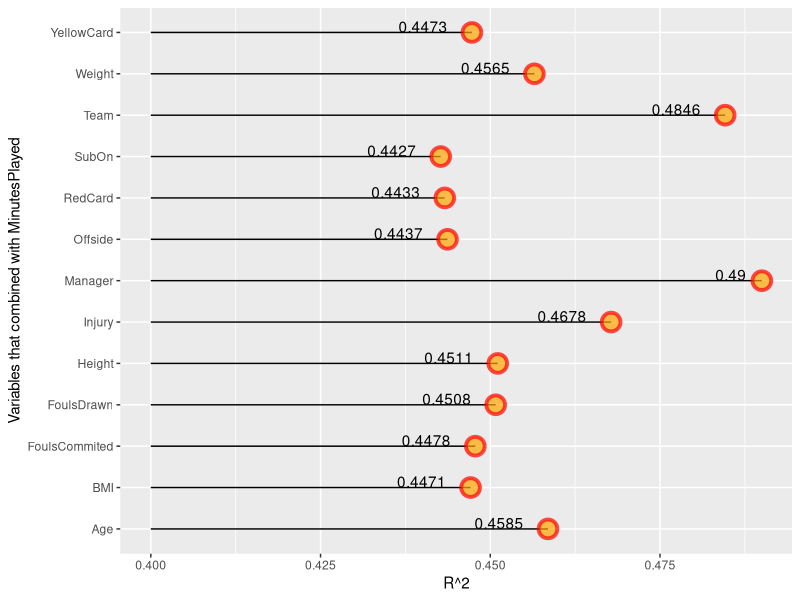
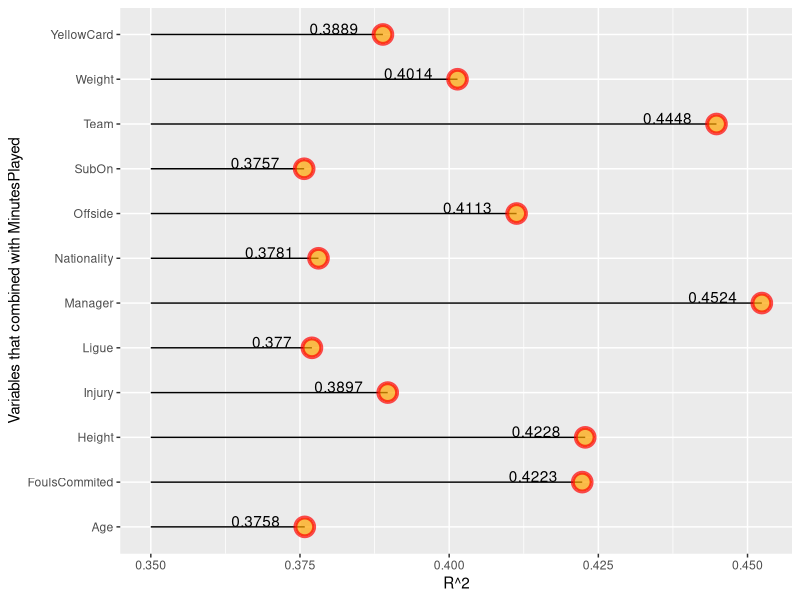
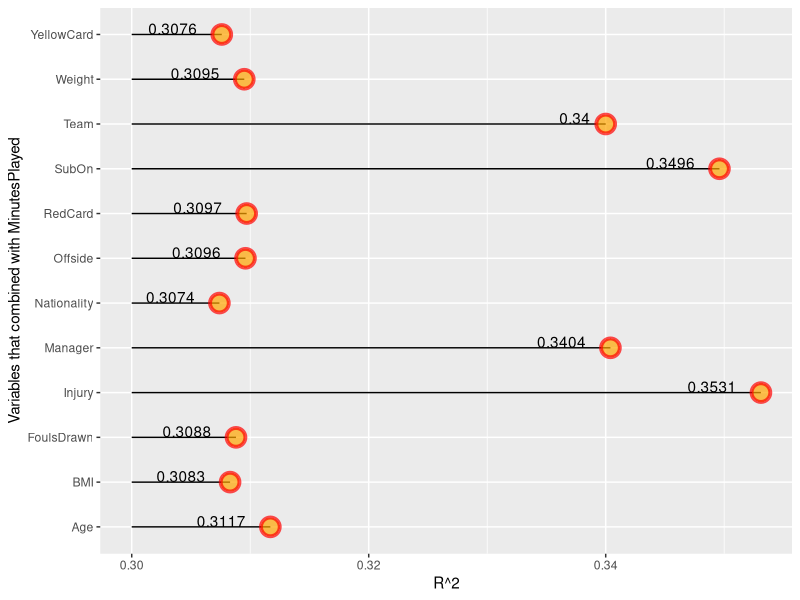
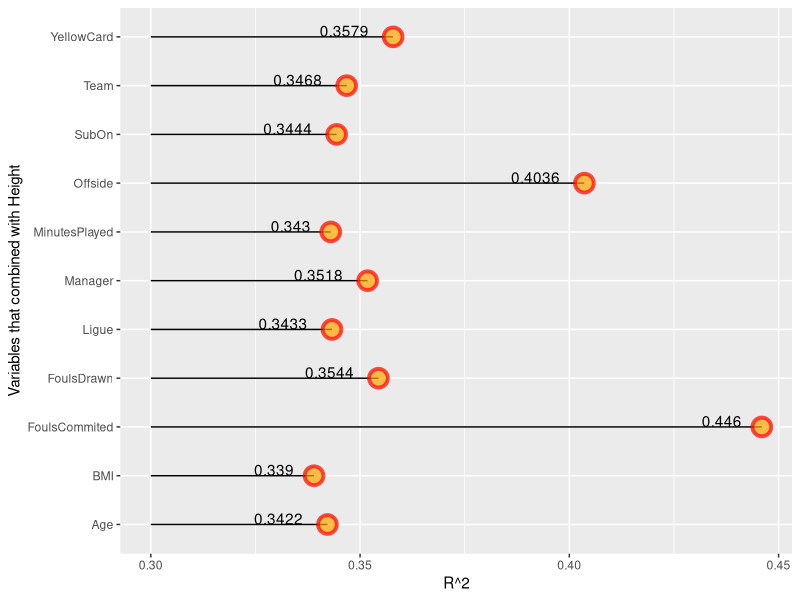

These charts were generated, in order, by the following R code:
library(ggplot2)

#GoalScored
df<-data.frame(x<-c("Team", 'Manager', 'Height', 'Weight', 'BMI', 'Age', 'SubOn', 'RedCard', 'YellowCard', 'FoulsDrawn', 'FoulsCommited', 'Offside', 'Injury'), 
y=c(0.4846, 0.49, 0.4511, 0.4565, 0.4471, 0.4585, 0.4427, 0.4433, 0.4473, 0.4508, 0.4478, 0.4437, 0.4678))
                
ggplot(df, aes(x=y, y=x)) +
geom_segment(aes(x=0.4, xend=y,y=x,yend=x)) +
geom_point(size=5, color='red', fill=alpha("orange",0.3), alpha=0.7, shape=21, stroke=2) +
geom_text(aes(label=y),hjust=1.5,vjust=0) + 
labs(x="R^2",y="Variables that combined with MinutesPlayed")


#AssistwGoal
df<-data.frame(x<-c("Team", 'Manager', 'Height', 'Weight', 'Ligue', 'Age', 'SubOn', 'Nationality', 'YellowCard', 'FoulsCommited', 'Offside', 'Injury'), 
y=c(0.4448, 0.4524, 0.4228, 0.4014, 0.377, 0.3758, 0.3757, 0.3781, 0.3889, 0.4223, 0.4113, 0.3897))
                
ggplot(df, aes(x=y, y=x)) +
geom_segment(aes(x=0.35, xend=y,y=x,yend=x)) +
geom_point(size=5, color='red', fill=alpha("orange",0.3), alpha=0.7, shape=21, stroke=2) +
geom_text(aes(label=y),hjust=1.5,vjust=0) + 
labs(x="R^2",y="Variables that combined with MinutesPlayed")


#shotsPerGame
df<-data.frame(x<-c("Team", 'Manager', 'Nationality', 'Weight', 'BMI', 'Age', 'SubOn', 'RedCard', 'YellowCard', 'FoulsDrawn', 'Offside', 'Injury'), 
y=c(0.34, 0.3404, 0.3074, 0.3095, 0.3083, 0.3117, 0.3496, 0.3097, 0.3076, 0.3088, 0.3096, 0.3531))
                
ggplot(df, aes(x=y, y=x)) +
geom_segment(aes(x=0.3, xend=y,y=x,yend=x)) +
geom_point(size=5, color='red', fill=alpha("orange",0.3), alpha=0.7, shape=21, stroke=2) +
geom_text(aes(label=y),hjust=1.5,vjust=0) + 
labs(x="R^2",y="Variables that combined with MinutesPlayed")


#aerialWonPerGame
df<-data.frame(x<-c("Team", 'Manager', 'Ligue', 'BMI', 'Age', 'SubOn', 'MinutesPlayed', 'YellowCard', 'FoulsDrawn', 'FoulsCommited','Offside'), 
y=c(0.3468, 0.3518, 0.3433, 0.339, 0.3422, 0.3444, 0.343, 0.3579, 0.3544, 0.446, 0.4036))
                
ggplot(df, aes(x=y, y=x)) +
geom_segment(aes(x=0.3, xend=y,y=x,yend=x)) +
geom_point(size=5, color='red', fill=alpha("orange",0.3), alpha=0.7, shape=21, stroke=2) +
geom_text(aes(label=y),hjust=1.5,vjust=0) + 
labs(x="R^2",y="Variables that combined with Height")

